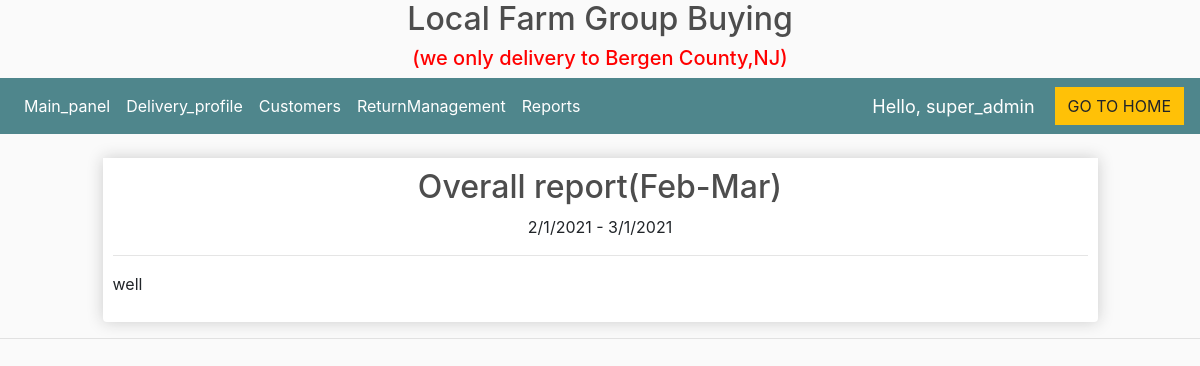
Screenshot of /overall_report/1/ (signed in) with the database file from the repository.
### store/models.py (models this page shows)
class OverallReport(models.Model):
	name = models.CharField(max_length=100, null=True)
	period = models.CharField(max_length=100, null=True)
	content = models.TextField(null=True)

### store/decorators.py (the view)
   def wrapper_function(request, *args, **kwargs):
      group = None
      if request.user.groups.exists():
         group = request.user.groups.all()[0].name
      if group == 'customer':
         return redirect('customer')
      if group == 'admin':
         return view_func(request, *args, **kwargs)

### store/views.py (called while the page is built)
@login_required(login_url='login')
@admin_only
def overallReport(request, pk):
	overallreport = OverallReport.objects.get(id=pk)
	context = {'overallreport': overallreport}
	return render(request, 'store/overall_report.html', context)

### store/templates/store/overall_report.html
{%  extends 'store/maindashboard.html' %}
{% load static %}
{% block content%}
<br>
<div class="row">
		<div class="col-lg-1">
        </div>
    <div class="col-lg-10">
         <div class="box-element product">
        <h2 style="text-align:center">{{overallreport.name}}</h2>
        <p style="text-align:center">{{overallreport.period}}</p>
        <hr>
        <p>{{overallreport.content}}</p>
         </div>
    </div>
    <div class="col-lg-1">
        </div>
</div>
{% endblock %}

### store/templates/store/navbardashboard.html (shortened to what this page needs)
{% load static %}
<nav class="navbar navbar-expand-lg navbar-dark bg-dark">
    <div class="collapse navbar-collapse" id="navbarSupportedContent">
	    <ul class="navbar-nav mr-auto">
	      <li class="nav-item active">
	        <a class="nav-link" href="{% url 'dashboard' %}">Main_panel </a>
	      </li>
			<li class="nav-item active">
	        <a class="nav-link" href="{% url 'delivery' %}">Delivery_profile</a>
			</li>
			<li class="nav-item active">
	        <a class="nav-link" href="{% url 'customer_info' %}">Customers</a>
			</li>
			<li class="nav-item active">
	        <a class="nav-link" href="{% url 'ReturnManagement' %}">ReturnManagement</a>
			</li>
		 {% if request.user.is_superuser%}
	      <li class="nav-item active">
	        <a class="nav-link" href="{% url 'reports' %}">Reports</a>
	      </li>
			{% endif %}
	    </ul>
	     	<span class="hello-msg">Hello, {{request.user}}</span>
	    <div class="form-inline my-2 my-lg-0">
	     	<a href="{% url 'homein' %}"class="btn btn-warning">GO TO HOME</a>
	    </div>
       </div>
	 </nav>

### static/css/main.css (style rules this page uses)
body { background-color: hsl(0, 0%, 98%); }
h1,h2,h3,h4,h5,h6 { color:hsl(0, 0%, 30%); }
.box-element { box-shadow:hsl(0, 0%, 80%) 0 0 16px; background-color: #fff; border-radius: 4px; padding: 10px; }
.product { border-radius: 0 0 4px 4px; }
.bg-dark { background-color: #4f868c!important; }
.btn { border-radius: 0; }

### store/templates/store/navbardashboard.html (style rules this page uses)
.hello-msg { font-size: 18px; color: #fff; margin-right: 20px; }

### rows the page displays
OverallReport: name "Overall report(Feb-Mar)", period "2/1/2021 - 3/1/2021", content "well"

### other values shown
{{ request.user }} "super_admin"
